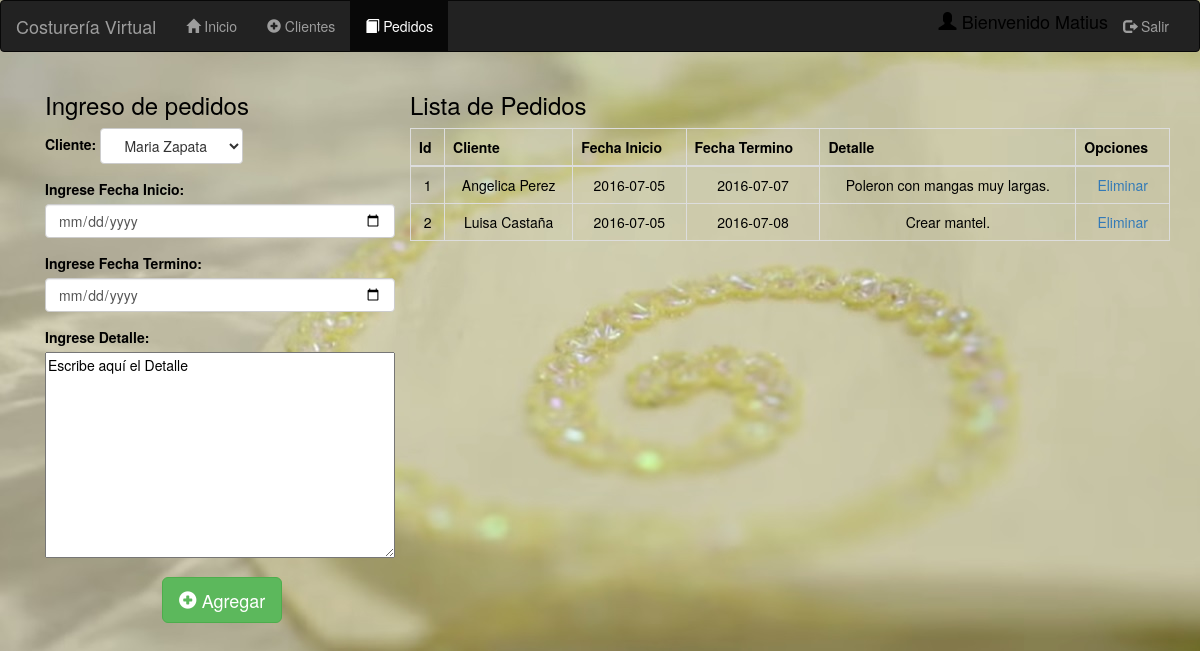
/php/pedido.php (signed in), run on the app's committed database.
### tables this page shows
CREATE TABLE IF NOT EXISTS `pedido` (
  `idPedido` int(11) NOT NULL AUTO_INCREMENT,
  `detallePedido` text NOT NULL,
  `fechaInicioPedido` date NOT NULL,
  `fechaTerminoPedido` date NOT NULL,
  `rutCliente` varchar(10) NOT NULL,
  PRIMARY KEY (`idPedido`),
  KEY `idPedido` (`idPedido`),
  KEY `rutCliente` (`rutCliente`)
);

CREATE TABLE IF NOT EXISTS `cliente` (
  `rutCliente` varchar(10) NOT NULL,
  `nombreCliente` varchar(60) NOT NULL,
  `correoCliente` varchar(30) NOT NULL,
  `telefonoCliente` int(11) NOT NULL,
  PRIMARY KEY (`rutCliente`)
);

### php/conexion.php (called while the page is built, shortened)
<?php
class Conexion extends mysqli {
    public function recorrer($y){
        return mysqli_fetch_array($y);
    }
    public function rows($y){
        return mysqli_num_rows($y);
    }
}
?>

### php/pedido.php (the view, shortened to what this page needs)
<!DOCTYPE html>
<html lang="es">
<head>
		<link rel="stylesheet" href="http://maxcdn.bootstrapcdn.com/bootstrap/3.3.6/css/bootstrap.min.css">
		<link rel="stylesheet" type="text/css" href="../css/pedido.css">
  </head>
<body>
<nav class="navbar navbar-inverse">
  <div class="container-fluid">
    <div class="navbar-header">
      <a class="navbar-brand">Costurería Virtual</a>
    </div>
    <div class="collapse navbar-collapse" id="myNavbar">
      <ul class="nav navbar-nav">
        <li><a href="inicio.php"><span class="glyphicon glyphicon-home"></span> Inicio</a></li>
        <li><a href="cliente.php"><span class="glyphicon glyphicon-plus-sign"></span> Clientes</a></li>
        <li class="active"><a href="pedido.php"><span class="glyphicon glyphicon-book"></span> Pedidos</a></li>
      </ul>
      <ul class="nav navbar-nav navbar-right">
        <li><h4><span class="glyphicon glyphicon-user"></span><?php echo " Bienvenido ".$_SESSION['nombre']."" ;?></h4></li>
        <li><a href="logout.php"><span class="glyphicon glyphicon-log-out"></span> Salir</a></li>
      </ul>
    </div>
  </div>
</nav>
<div class="container">
    <div class="col-sm-4" >
    	<form role="form" method="POST" action="pedido2.php">
        <h3>Ingreso de pedidos</h3>
                    <div class="form-group">
                        <label for="exampleInputEmail1">
                            Cliente:
                        </label>
						<?php
                        require('conexion.php');
                        $db = new Conexion();
						$sentencia = $db->query("SELECT * FROM cliente");
						$filas= $db->rows($sentencia);
						?>
						<select class="btn btn-default" name="nombres" size="0">
						<?php if($filas>0){
	                        	 	for($i=0 ; $i<$filas ; $i++){
	                        	 		$datoss= $db->recorrer($sentencia);
	                        ?>
	                        			<option value=<?php echo $datoss['rutCliente']; ?> > <?php echo $datoss['nombreCliente'] ?></option>
							<?php 	}
								  }
							?>
						</select>
                    </div>
                    <div class="form-group">
                        <label for="exampleInputEmail1">
                            Ingrese Fecha Inicio:
                        </label>
                        <input name="in-fechaini" type="date" placeholder="Fecha Inicio" class="form-control" required  />
                    </div>
                    <div class="form-group">
                        <label for="exampleInputEmail1">
                            Ingrese Fecha Termino:
                        </label>
                        <input name="in-fechater" type="date" placeholder="Fecha Termino" class="form-control" required  />
                    </div>
                    <div class="form-group">
                        <label for="exampleInputEmail1">
                            Ingrese Detalle:
                        </label>
                        <textarea name="detalle">Escribe aquí el Detalle</textarea>
                    </div>
                    <div class="col-sm-4"></div>
                   <button class="btn btn-lg btn-success" type="submit" ><span class="glyphicon glyphicon-plus-sign"></span> Agregar</button>
                </form>
    </div>
    <div class="col-sm-8">
        <div class="row">
            <h3>Lista de Pedidos</h3>
        </div>
            <div class="row" id="formu">
                <table class="table table-hover table-bordered text-center" >
                    <thead>
                        <tr>
                          <th>Id</th>
                          <th>Cliente</th>
                          <th>Fecha Inicio</th>
                          <th>Fecha Termino</th>
                          <th>Detalle</th>
                          <th>Opciones</th>
                        </tr>
                    </thead>
                    <tbody>
                      <?php
						$sql=$db->query("SELECT idPedido,detallePedido,fechaInicioPedido,fechaTerminoPedido,nombreCliente
										FROM pedido
										INNER JOIN cliente
										ON pedido.rutCliente=cliente.rutCliente");
                        $nfilas = $db->rows($sql);
                        if ($nfilas > 0){
                            for ($i=0; $i<$nfilas; $i++) {
                                $datos = $db->recorrer($sql);
                                echo '<tr>';
                                echo '<td>'. $datos['idPedido'] . '</td>';
                                echo '<td>'. $datos['nombreCliente'] . '</td>';
                                echo '<td>'. $datos['fechaInicioPedido'] . '</td>';
                                echo '<td>'. $datos['fechaTerminoPedido'] . '</td>';
                                echo '<td>'. $datos['detallePedido'] . '</td>';
                                echo '<td>'. '<a href="eliminar.php?idPedido='. $datos ['idPedido'] .'">Eliminar</a>' .'</td>';
                            }
                        }
                      ?>
                    </tbody>
                </table>
            </div>
    </div>
 </div>
</body>
</html>

### css/pedido.css (style rules this page uses)
body { background-image: url("../imagenes/fondoinicio.jpg"); color: black; }
textarea { margin: 0px; height: 206px; width: 350px; }

### data on the page
pedido: idPedido "1", rutCliente.nombreCliente "Angelica Perez", fechaInicioPedido "2016-07-05", fechaTerminoPedido "2016-07-07", detallePedido "Poleron con mangas muy largas."
pedido: idPedido "2", rutCliente.nombreCliente "Luisa Castaña", fechaInicioPedido "2016-07-05", fechaTerminoPedido "2016-07-08", detallePedido "Crear mantel."

### other printed values
$_SESSION['nombre'] "Matius"
form field nombres "Maria Zapata"
